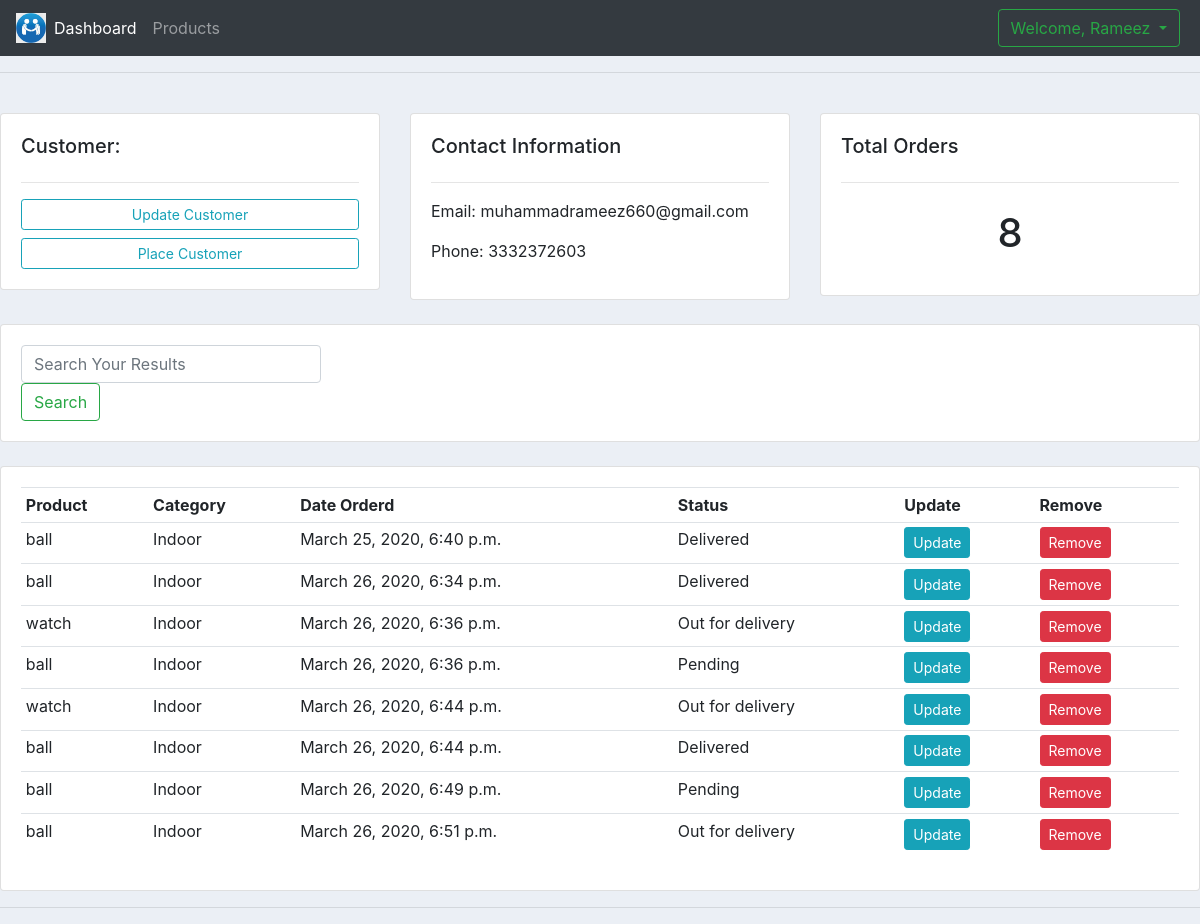
Screenshot of /customers/1/ (signed in) with the database file from the repository.
### accounts/models.py (models this page shows, shortened)
class Customer(models.Model):
	name = models.CharField(max_length=200, null=True)
	phone = models.CharField(max_length=200, null=True)
	email = models.CharField(max_length=200, null=True)
	date_created = models.DateTimeField(auto_now_add=True, null=True)

class Order(models.Model):
	STATUS = (
			('Pending', 'Pending'),
			('Out for delivery', 'Out for delivery'),
			('Delivered', 'Delivered'),
			)
	customer = models.ForeignKey(Customer, null=True, on_delete= models.SET_NULL)
	product = models.ForeignKey(Product, null=True, on_delete= models.SET_NULL)
	date_created = models.DateTimeField(auto_now_add=True, null=True)
	status = models.CharField(max_length=200, null=True, choices=STATUS)

class Product(models.Model):
	CATEGORY = (
			('Indoor', 'Indoor'),
			('Out Door', 'Out Door'),
			)
	name = models.CharField(max_length=200, null=True)
	price = models.FloatField(null=True)
	category = models.CharField(max_length=200, null=True, choices=CATEGORY)
	description = models.CharField(max_length=200, null=True)
	date_created = models.DateTimeField(auto_now_add=True, null=True)
	tags = models.ManyToManyField(Tag)
	def __str__(self):
		return self.name

### accounts/views.py (the view)
# urls.py: path('customers/<str:pk_test>/', views.customers,name='customers'),
def customers(request, pk_test):
	if request.session.has_key('is_logged'):
		customer = Customer.objects.get(id=pk_test)
		orders = customer.order_set.all()
		order_count = orders.count()
		context = {'customer':customer, 'orders':orders, 'order_count':order_count}
		return render(request, 'accounts/customer.html',context)
	return redirect('login')

### accounts/templates/accounts/customer.html (shortened to what this page needs)
{% extends 'accounts/main.html' %}
{% block content %}
	<br>
<div class="row">
	<div class="col-md">
		<div class="card card-body">
			<h5>Customer:</h5>
			<hr>
			<a class="btn btn-outline-info  btn-sm btn-block" href="">Update Customer</a>
			<a class="btn btn-outline-info  btn-sm btn-block" href="{% url 'create_order' %}">Place Customer</a>
		</div>
	</div>
	<div class="col-md">
		<div class="card card-body">
			<h5>Contact Information</h5>
			<hr>
			<p>Email: {{customer.email}}</p>
			<p>Phone: {{customer.phone}}</p>
		</div>
	</div>
	<div class="col-md">
		<div class="card card-body">
			<h5>Total Orders</h5>
			<hr>
			<h1 style="text-align: center;padding: 10px">{{order_count}}</h1>
		</div>
	</div>
</div>
<br>
<div class="row">
	<div class="col">
		<div class="card card-body">
			<form method="get">
          <input
            class="form-control mr-sm-2"
            type="search"
            placeholder="Search Your Results"
            aria-label="Search"
            name="query"
            id="query"
            style="width:300px"
          />
          <button style="" class="btn btn-outline-success my-2 my-sm-0" type="submit">
            Search
          </button>
		  </form>
		</div>
	</div>
</div>
<br>
<div class="row">
	<div class="col-md">
		<div class="card card-body">
			<table class="table table-sm">
				<tr>
					<th>Product</th>
					<th>Category</th>
					<th>Date Orderd</th>
					<th>Status</th>
					<th>Update</th>
					<th>Remove</th>
				</tr>
				{% for order in orders %}
				<tr>
					<td>{{order.product}}</td>
					<td>{{order.product.category}}</td>
					<td>{{order.date_created}}</td>
					<td>{{order.status}}</td>
					<td><a class="btn btn-sm btn-info" href="{% url 'update_order' order.id %}">Update</a></td>
					<td><a class="btn btn-sm btn-danger" href="{% url 'delete_order' order.id %}">Remove</a></td>
				</tr>
				{% endfor %}
			</table>
		</div>
	</div>
</div>
{% endblock content %}

### accounts/templates/accounts/main.html (shortened to what this page needs)
{% load static %}
<!DOCTYPE html>
<html lang="en">
<head>
<link rel="stylesheet" href="https://stackpath.bootstrapcdn.com/bootstrap/4.4.1/css/bootstrap.min.css">
    <head>
	<link rel="stylesheet" href="https://stackpath.bootstrapcdn.com/bootstrap/4.3.1/css/bootstrap.min.css">
    <link rel="stylesheet" type="text/css" href="{% static '/css/main.css' %}">
</head>
<body>
   <nav class="navbar navbar-expand-lg navbar-dark bg-dark">
 <a href="/"><img src="{% static 'image/a.jfif' %}" style="width:30px;height:30px"></a>
  <div class="collapse navbar-collapse" id="navbarNav">
    <ul class="navbar-nav">
      <li class="nav-item active">
        <a class="nav-link" href="{% url 'home' %}">Dashboard</a>
      </li>
      <li class="nav-item">
        <a class="nav-link" href="{% url 'products' %}">Products</a>
      </li>
   </ul>
  </div>
  <ul class='navbar-nav'>
      <li class="nav-item dropdown">
        <a style="background-color:" class="dropdown-toggle btn btn-outline-success mx-1" href="#" id="navbarDropdownMenuLink" role="button" data-toggle="dropdown" aria-haspopup="true" aria-expanded="false">
          Welcome, {{user}}
        </a>
      </li>
    </ul>
</nav>
<hr>
{% block content %}
{% endblock content %}
<hr>
</body>
</html>

### static/css/main.css (style rules this page uses)
body { background-color: #ebeff5; }

### accounts/templates/accounts/main.html (style rules this page uses)
* { margin:0; padding:0; }
html { scroll-behavior: smooth; }

### rows the page displays
Customer: email "muhammadrameez660@gmail.com", phone "3332372603"
Order: product "ball", product.category "Indoor", date_created "March 25, 2020, 6:40 p.m.", status "Delivered"
Order: product "ball", product.category "Indoor", date_created "March 26, 2020, 6:34 p.m.", status "Delivered"
Order: product "watch", product.category "Indoor", date_created "March 26, 2020, 6:36 p.m.", status "Out for delivery"
Order: product "ball", product.category "Indoor", date_created "March 26, 2020, 6:36 p.m.", status "Pending"
Order: product "watch", product.category "Indoor", date_created "March 26, 2020, 6:44 p.m.", status "Out for delivery"
Order: product "ball", product.category "Indoor", date_created "March 26, 2020, 6:44 p.m.", status "Delivered"
Order: product "ball", product.category "Indoor", date_created "March 26, 2020, 6:49 p.m.", status "Pending"
Order: product "ball", product.category "Indoor", date_created "March 26, 2020, 6:51 p.m.", status "Out for delivery"

### other values shown
{{ user }} "Rameez"
{{ order_count }} "8"
